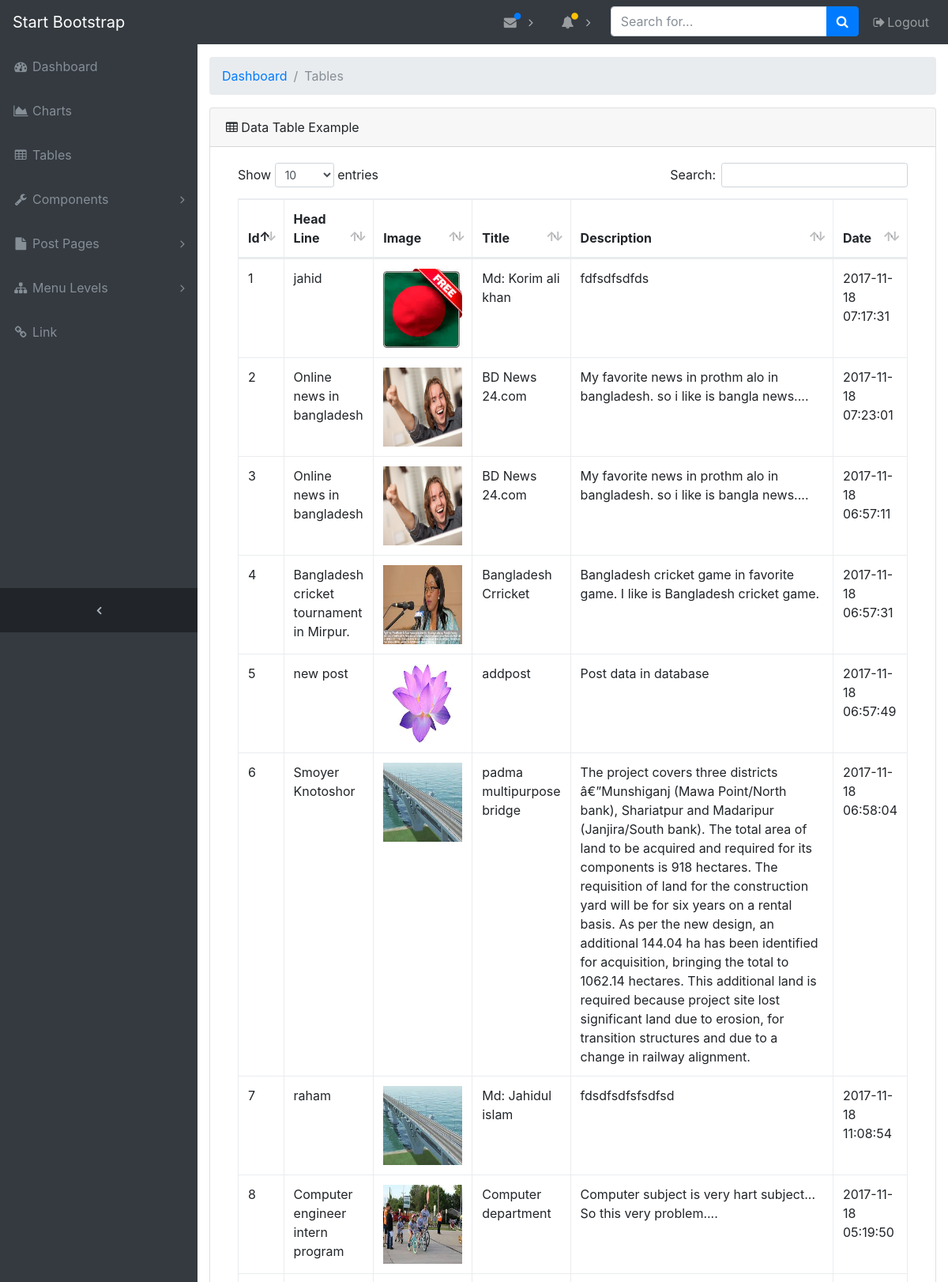
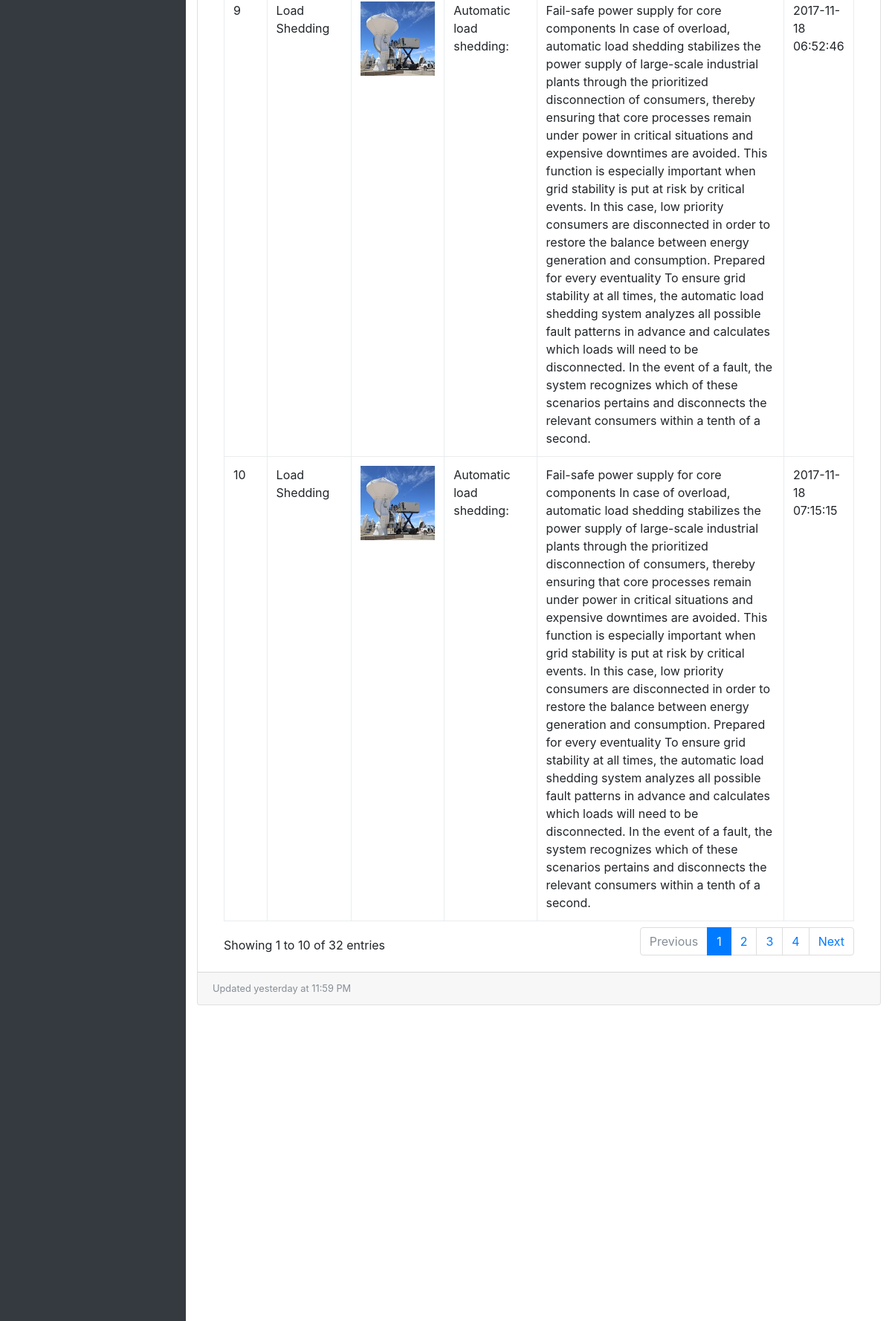
The app's page /admin/view_post.php (upper part) with its own data (2 pictures, top to bottom).
### tables this page shows
CREATE TABLE `blog_post` (
  `id` int(11) NOT NULL,
  `cattype` varchar(255) NOT NULL,
  `headline` varchar(500) NOT NULL,
  `title` varchar(500) NOT NULL,
  `description` text NOT NULL,
  `image` varchar(500) NOT NULL,
  `date` timestamp NOT NULL DEFAULT CURRENT_TIMESTAMP ON UPDATE CURRENT_TIMESTAMP
);

### core/classes/db_connect.php (called while the page is built, shortened)
<?php
	abstract class Database{
		public function __construct()
			{
				$this->db = new mysqli(HOSTNAME,USERNAME,PASSWORD,DBNAME);
			}
	}
?>

### core/classes/Post.php (called while the page is built, shortened)
<?php
	class Post extends Database
	{
		public function getPost(){
			$sql 	= "SELECT * FROM blog_post";
			$query 	= $this->db->query($sql);
			return $query;
		}
	}
?>

### admin/view_post.php (the view, shortened to what this page needs)
<?php include'admin_header.php';?>
<?php
  include'../core/classes/db_connect.php';
  include'../core/classes/Post.php';
  $db = new Post();
  $query = $db->getPost();
?>
  <div class="content-wrapper">
    <div class="container-fluid">
      <ol class="breadcrumb">
        <li class="breadcrumb-item">
          <a href="#">Dashboard</a>
        </li>
        <li class="breadcrumb-item active">Tables</li>
      </ol>
      <div class="card mb-3">
        <div class="card-header">
          <i class="fa fa-table"></i> Data Table Example</div>
        <div class="card-body">
          <div class="table-responsive">
            <table class="table table-bordered" id="dataTable" width="100%" cellspacing="0">
              <thead>
                <tr>
                  <th>Id</th>
                  <th>Head Line</th>
                  <th>Image</th>
                  <th>Title</th>
                  <th>Description</th>
                  <th>Date</th>
                </tr>
              </thead>
              <tbody>
                <?php while ($row = mysqli_fetch_array($query)) {
                ?>
                <tr>
                  <td><?php echo $row['id']?></td>
                  <td><?php echo $row['headline']?></td>
                  <td><img src="<?php echo $row['image']?>" width="100px" height="100px"></td>
                  <td><?php echo $row['title']?></td>
                  <td><?php echo $row['description']?></td>
                  <td><?php echo $row['date']?></td>
                </tr>
                <?php
                }
                ?>
              </tbody>
            </table>
          </div>
        </div>
        <div class="card-footer small text-muted">Updated yesterday at 11:59 PM</div>
      </div>
    </div>
    <?php include'admin_footer.php'?>

### admin/admin_style/css/sb-admin.css (style rules this page uses)
html { position: relative; min-height: 100%; }
body { overflow-x: hidden; }
body.sticky-footer { margin-bottom: 56px; }
body.sticky-footer .content-wrapper { min-height: calc(100vh - 56px - 56px); }
body.fixed-nav { padding-top: 56px; }
.content-wrapper { min-height: calc(100vh - 56px); padding-top: 1rem; }
.content-wrapper { overflow-x: hidden; background: white; }
@media (min-width: 992px) { .content-wrapper { margin-left: 250px; } }

### records on screen
blog_post: id "1", headline "jahid", image (picture), title "Md: Korim ali khan", description "fdfsdfsdfds", date "2017-11-18 07:17:31"
blog_post: id "2", headline "Online news in bangladesh", image (picture), title "BD News 24.com", description "My favorite news in prothm alo in bangladesh. so i like is bangla news....", date "2017-11-18 07:23:01"
blog_post: id "3", headline "Online news in bangladesh", image (picture), title "BD News 24.com", description "My favorite news in prothm alo in bangladesh. so i like is bangla news....", date "2017-11-18 06:57:11"
blog_post: id "4", headline "Bangladesh cricket tournament in Mirpur.", image (picture), title "Bangladesh Crricket", description "Bangladesh cricket game in favorite game. I like is Bangladesh cricket game.", date "2017-11-18 06:57:31"
blog_post: id "5", headline "new post", image (picture), title "addpost", description "Post data in database", date "2017-11-18 06:57:49"
blog_post: id "6", headline "Smoyer Knotoshor", image (picture), title "padma multipurpose bridge", description "The project covers three districts â€”Munshiganj (Mawa Point/North bank), Shariatpur and Madaripur (Janjira/South bank). The total area of land to be acquired and required for its components is 918 hectares. The requisition of land for the construction yard will be for six years on a rental basis. As per the new design, an additional 144.04 ha has been identified for acquisition, bringing the total to 1062.14 hectares. This additional land is required because project site lost significant land due to erosion, for transition structures and due to a change in railway alignment.", date "2017-11-18 06:58:04"
blog_post: id "7", headline "raham", image (picture), title "Md: Jahidul islam", description "fdsdfsdfsfsdfsd", date "2017-11-18 11:08:54"
blog_post: id "8", headline "Computer engineer intern program", image (picture), title "Computer department", description "Computer subject is very hart subject... So this very problem....", date "2017-11-18 05:19:50"
blog_post: id "9", headline "Load Shedding", image (picture), title "Automatic load shedding:", description "Fail-safe power supply for core components In case of overload, automatic load shedding stabilizes the power supply of large-scale industrial plants through the prioritized disconnection of consumers, thereby ensuring that core processes remain under power in critical situations and expensive downtimes are avoided. This function is especially important when grid stability is put at risk by critical events. In this case, low priority consumers are disconnected in order to restore the balance between energy generation and consumption. Prepared for every eventuality To ensure grid stability at all times, the automatic load shedding system analyzes all possible fault patterns in advance and…", date "2017-11-18 06:52:46"
blog_post: id "10", headline "Load Shedding", image (picture), title "Automatic load shedding:", description "Fail-safe power supply for core components In case of overload, automatic load shedding stabilizes the power supply of large-scale industrial plants through the prioritized disconnection of consumers, thereby ensuring that core processes remain under power in critical situations and expensive downtimes are avoided. This function is especially important when grid stability is put at risk by critical events. In this case, low priority consumers are disconnected in order to restore the balance between energy generation and consumption. Prepared for every eventuality To ensure grid stability at all times, the automatic load shedding system analyzes all possible fault patterns in advance and…", date "2017-11-18 07:15:15"
